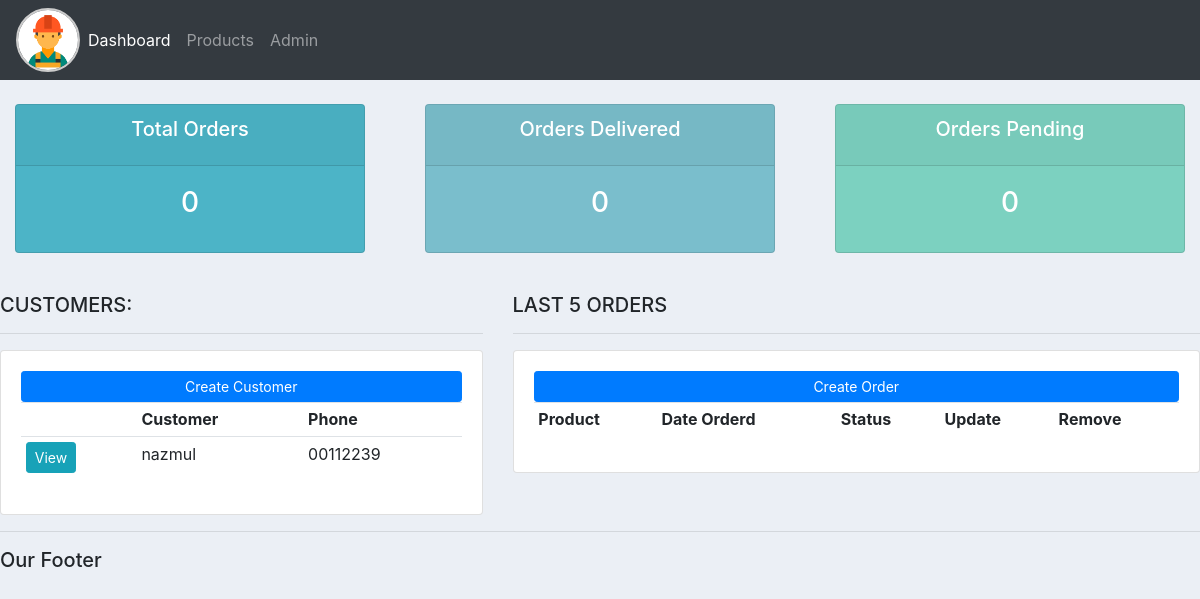
The app's page /, older data.
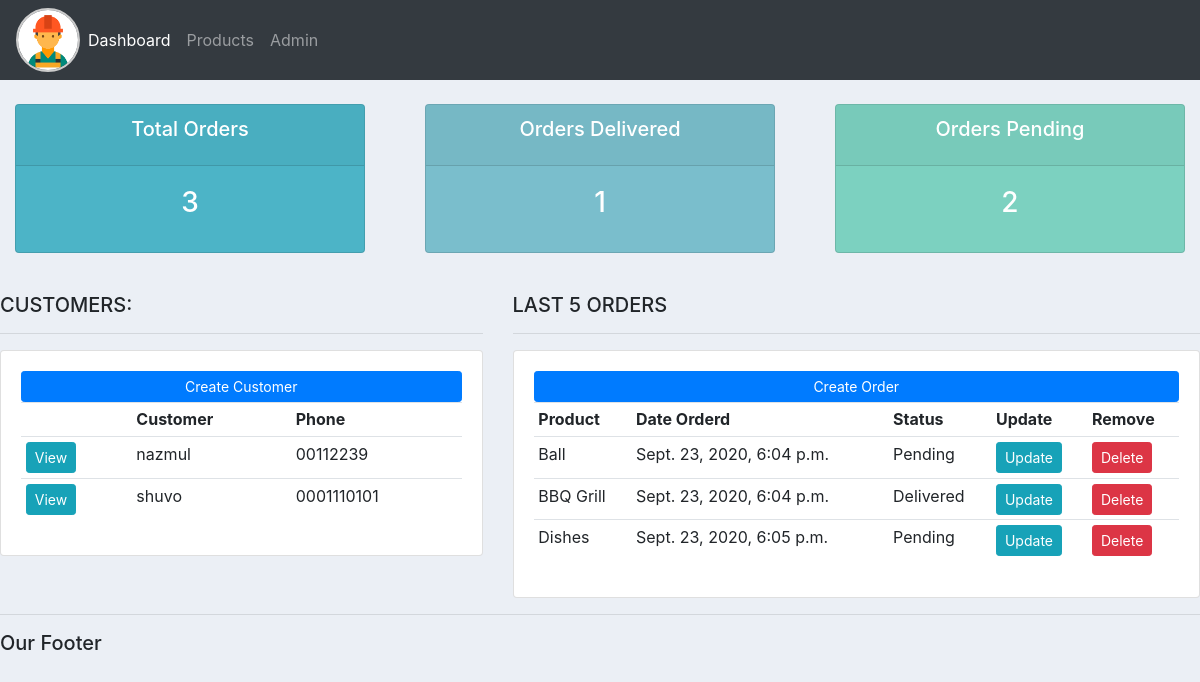
The same page, newer data.
### accounts/models.py (models this page shows, shortened)
class Customer(models.Model):
    name = models.CharField(max_length=200, null=True)
    phone = models.CharField(max_length=200, null=True)
    email = models.CharField(max_length=200, null=True)
    date_created = models.DateTimeField(auto_now_add=True)

class Order(models.Model):
    STATUS = (
        ('Pending', 'Pending'),
        ('Out for delivery', 'Out for delivery'),
        ('Delivered', 'Delivered'),
    )
    customer = models.ForeignKey(
        Customer, null=True, on_delete=models.SET_NULL)
    product = models.ForeignKey(Product, null=True, on_delete=models.SET_NULL)
    date_created = models.DateTimeField(auto_now_add=True)
    status = models.CharField(max_length=200, null=True, choices=STATUS)

class Product(models.Model):
    CATEGORY = (
        ('Indoor', 'Indoor'),
        ('Out door', 'Out door'),
    )
    name = models.CharField(max_length=200, null=True)
    price = models.FloatField(null=True)
    category = models.CharField(max_length=200, null=True, choices=CATEGORY)
    description = models.CharField(max_length=200, null=True, blank=True)
    date_created = models.DateTimeField(auto_now_add=True)
    tags = models.ManyToManyField(Tag)
    def __str__(self):
        return self.name

### accounts/views.py (the view)
# urls.py: path('', views.home, name="home"),
def home(req):
    orders = Order.objects.all()
    customers = Customer.objects.all()
    total_customers = customers.count()
    total_orders = orders.count()
    delivered = orders.filter(status='Delivered').count()
    pending = orders.filter(status='Pending').count()
    context = {'orders': orders, 'customers': customers, 'total_customers': total_customers,
               'total_orders': total_orders, 'delivered': delivered, 'pending': pending}
    return render(req, 'accounts/dashboard.html', context)

### accounts/templates/accounts/dashboard.html
{% extends 'accounts/main.html' %}
{% block content %}
{% include 'accounts/status.html' %}
<br />
<div class="row">
    <div class="col-md-5">
        <h5>CUSTOMERS:</h5>
        <hr />
        <div class="card card-body">
            <a class="btn btn-primary btn-sm btn-block" href=""
                >Create Customer</a
            >
            <table class="table table-sm">
                <tr>
                    <th></th>
                    <th>Customer</th>
                    <th>Phone</th>
                </tr>
                {% for customer in customers %}
                    <tr>
                        <td><a href="{% url 'customer' customer.id %}"  class="btn btn-sm btn-info">View</a>
                        <td>{{customer.name}}</td>
                        <td>{{customer.phone}}</td>
                    </tr>
                {% endfor %}
            </table>
        </div>
    </div>
    <div class="col-md-7">
        <h5>LAST 5 ORDERS</h5>
        <hr />
        <div class="card card-body">
            <a class="btn btn-primary btn-sm btn-block" href="{% url 'create_order' %}">Create Order</a>
            <table class="table table-sm">
                <tr>
                    <th>Product</th>
                    <th>Date Orderd</th>
                    <th>Status</th>
                    <th>Update</th>
                    <th>Remove</th>
                </tr>
                {% for order in orders %}
                    <tr>
                        <td>{{order.product}}</td>
                        <td>{{order.date_created}}</td>
                        <td>{{order.status}}</td>
                        <td><a href="{% url 'update_order' order.id %}" class="btn btn-sm btn-info">Update</a></td>
                        <td><a href="{% url 'delete_order' order.id %}" class="btn btn-sm btn-danger">Delete</a></td>
                    </tr>
                {% endfor %}
            </table>
        </div>
    </div>
</div>
{% endblock %}

### accounts/templates/accounts/main.html (shortened to what this page needs)
{% load static %}
<!DOCTYPE html>
<html lang="en">
    <head>
        <link
            rel="stylesheet"
            href="https://stackpath.bootstrapcdn.com/bootstrap/4.4.1/css/bootstrap.min.css"
        />
        <link rel="stylesheet" href="{% static '/css/main.css' %}" />
    </head>
    <body>
        {% include 'accounts/navbar.html' %} {% block content %} {% endblock %}
        <hr />
        <h5>Our Footer</h5>
    </body>
</html>

### accounts/templates/accounts/navbar.html (shortened to what this page needs)
{% load static %}
<nav class="navbar navbar-expand-lg navbar-dark bg-dark">
    <img src="{% static 'images/logo.png' %}" alt="Logo" id="logo" />
    <div class="collapse navbar-collapse" id="navbarNav">
        <ul class="navbar-nav">
            <li class="nav-item active">
                <a class="nav-link" href="{% url 'home' %}">Dashboard</a>
            </li>
            <li class="nav-item">
                <a class="nav-link" href="{% url 'products' %}">Products</a>
            </li>
            <li class="nav-item">
                <a class="nav-link" href="http://127.0.0.1:8000/admin">Admin</a>
            </li>
        </ul>
    </div>
</nav>

### accounts/templates/accounts/status.html
<br />
<div class="row">
    <div class="col">
        <div class="col-md">
            <div class="card text-center text-white mb-3" id="total-orders">
                <div class="card-header">
                    <h5 class="card-title">Total Orders</h5>
                </div>
                <div class="card-body">
                    <h3 class="card-title">{{total_orders}}</h3>
                </div>
            </div>
        </div>
    </div>
    <div class="col">
        <div class="col-md">
            <div class="card text-center text-white mb-3" id="orders-delivered">
                <div class="card-header">
                    <h5 class="card-title">Orders Delivered</h5>
                </div>
                <div class="card-body">
                    <h3 class="card-title">{{delivered}}</h3>
                </div>
            </div>
        </div>
    </div>
    <div class="col">
        <div class="col-md">
            <div class="card text-center text-white mb-3" id="orders-pending">
                <div class="card-header">
                    <h5 class="card-title">Orders Pending</h5>
                </div>
                <div class="card-body">
                    <h3 class="card-title">
                    {{pending}}</h3>
                </div>
            </div>
        </div>
    </div>
</div>

### static/css/main.css (style rules this page uses)
body { background-color: #ebeff5; }
#logo { height: auto; width: 4rem; border-radius: 50%; border-width: 2px; border-color: #ccc; border-style: solid; }
#total-orders { background-color: #4cb4c7; }
#orders-delivered { background-color: #7abecc; }
#orders-pending { background-color: #7cd1c0; }

Row changes from the older to the newer data that the page shows:
added Customer: name "shuvo", phone "0001110101"
added Order: product "Ball", date_created "Sept. 23, 2020, 6:04 p.m.", status "Pending"
added Order: product "BBQ Grill", date_created "Sept. 23, 2020, 6:04 p.m.", status "Delivered"
added Order: product "Dishes", date_created "Sept. 23, 2020, 6:05 p.m.", status "Pending"
Text that changed along with them:
{{ total_orders }}: "0" → "3"
{{ delivered }}: "0" → "1"
{{ pending }}: "0" → "2"
